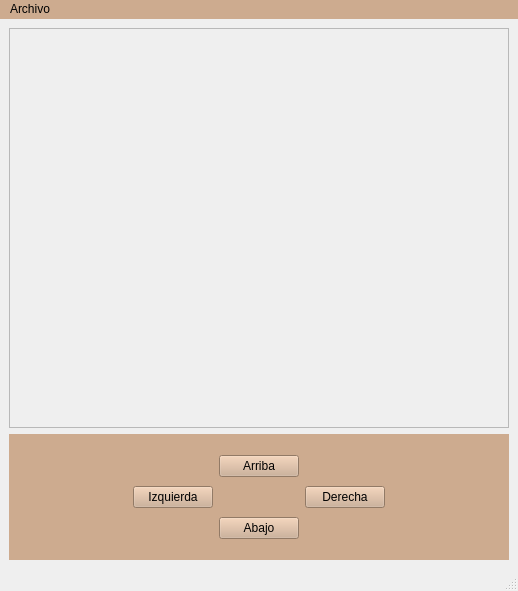
<?xml version="1.0" encoding="UTF-8"?>
<ui version="4.0">
 <class>Juego</class>
 <widget class="QMainWindow" name="Juego">
  <property name="geometry">
   <rect>
    <x>0</x>
    <y>0</y>
    <width>518</width>
    <height>591</height>
   </rect>
  </property>
  <property name="minimumSize">
   <size>
    <width>518</width>
    <height>591</height>
   </size>
  </property>
  <property name="windowTitle">
   <string>Juego</string>
  </property>
  <property name="windowIcon">
   <iconset resource="recursos.qrc">
    <normaloff>:/iconos/control-de-juego.png</normaloff>:/iconos/control-de-juego.png</iconset>
  </property>
  <property name="styleSheet">
   <string notr="true"/>
  </property>
  <widget class="QWidget" name="centralwidget">
   <layout class="QVBoxLayout" name="verticalLayout">
    <item>
     <widget class="QFrame" name="marco">
      <property name="minimumSize">
       <size>
        <width>500</width>
        <height>400</height>
       </size>
      </property>
      <property name="styleSheet">
       <string notr="true"/>
      </property>
      <property name="frameShape">
       <enum>QFrame::StyledPanel</enum>
      </property>
      <property name="frameShadow">
       <enum>QFrame::Raised</enum>
      </property>
     </widget>
    </item>
    <item>
     <widget class="QWidget" name="widget" native="true">
      <property name="maximumSize">
       <size>
        <width>16777215</width>
        <height>16777215</height>
       </size>
      </property>
      <property name="styleSheet">
       <string notr="true">background-color: rgb(205, 171, 143);</string>
      </property>
      <layout class="QHBoxLayout" name="horizontalLayout">
       <item>
        <spacer name="horizontalSpacer">
         <property name="orientation">
          <enum>Qt::Horizontal</enum>
         </property>
         <property name="sizeHint" stdset="0">
          <size>
           <width>97</width>
           <height>20</height>
          </size>
         </property>
        </spacer>
       </item>
       <item>
        <widget class="QWidget" name="widget_2" native="true">
         <layout class="QGridLayout" name="gridLayout">
          <item row="3" column="1">
           <widget class="QPushButton" name="btnAbajo">
            <property name="text">
             <string>Abajo</string>
            </property>
           </widget>
          </item>
          <item row="2" column="0">
           <widget class="QPushButton" name="btnIzqueirda">
            <property name="text">
             <string>Izquierda</string>
            </property>
           </widget>
          </item>
          <item row="2" column="2">
           <widget class="QPushButton" name="btnDerecha">
            <property name="text">
             <string>Derecha</string>
            </property>
           </widget>
          </item>
          <item row="1" column="1">
           <widget class="QPushButton" name="btnArriba">
            <property name="text">
             <string>Arriba</string>
            </property>
           </widget>
          </item>
         </layout>
        </widget>
       </item>
       <item>
        <spacer name="horizontalSpacer_2">
         <property name="orientation">
          <enum>Qt::Horizontal</enum>
         </property>
         <property name="sizeHint" stdset="0">
          <size>
           <width>97</width>
           <height>20</height>
          </size>
         </property>
        </spacer>
       </item>
      </layout>
     </widget>
    </item>
   </layout>
  </widget>
  <widget class="QMenuBar" name="menubar">
   <property name="geometry">
    <rect>
     <x>0</x>
     <y>0</y>
     <width>518</width>
     <height>22</height>
    </rect>
   </property>
   <property name="styleSheet">
    <string notr="true">background-color: rgb(205, 171, 143);</string>
   </property>
   <widget class="QMenu" name="menuArchivo">
    <property name="title">
     <string>Archivo</string>
    </property>
    <addaction name="actionConfigraci0n"/>
    <addaction name="separator"/>
    <addaction name="actionSalir"/>
   </widget>
   <addaction name="menuArchivo"/>
  </widget>
  <widget class="QStatusBar" name="statusbar"/>
  <action name="actionConfigraci0n">
   <property name="icon">
    <iconset resource="recursos.qrc">
     <normaloff>:/iconos/configuracion.png</normaloff>:/iconos/configuracion.png</iconset>
   </property>
   <property name="text">
    <string>Configración</string>
   </property>
  </action>
  <action name="actionSalir">
   <property name="icon">
    <iconset resource="recursos.qrc">
     <normaloff>:/iconos/cerrar-sesion.png</normaloff>:/iconos/cerrar-sesion.png</iconset>
   </property>
   <property name="text">
    <string>Salir</string>
   </property>
  </action>
 </widget>
 <resources>
  <include location="recursos.qrc"/>
 </resources>
 <connections/>
</ui>
